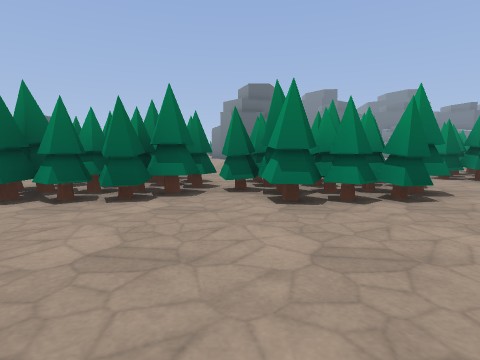
View 1 (above)

24 first-person views from a walk through a 3-D level made in the Godot game engine. The camera is 1.4 m above the floor, tilts 6° down and sees 80° across. The floor is counted in squares, 2 m on a side. Each view is taken from the middle of a square. On the plan, view 1 faces up. The plan holds only what a view shows up to about 10 squares ahead; the rest is blank. The place goes on beyond the plan. Flat picture figures and markers are left out. Some surface patterns are stand-ins.

View 2
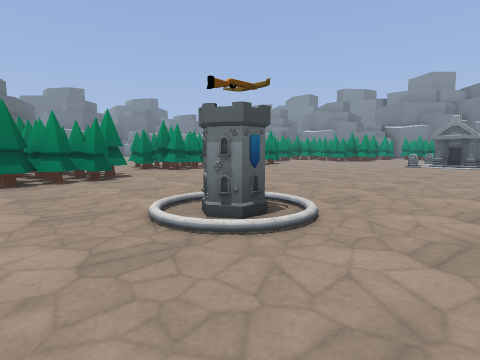

View 3
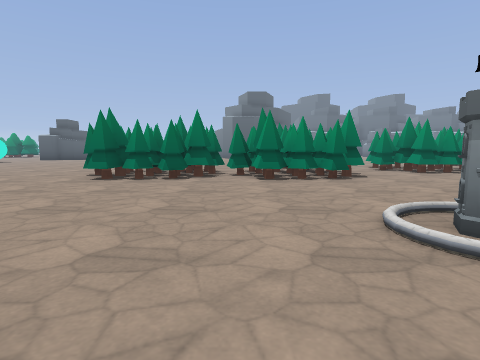

View 4
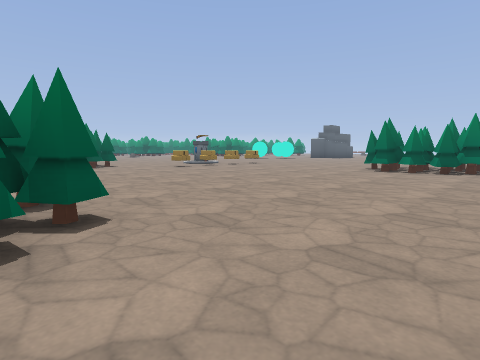

View 5
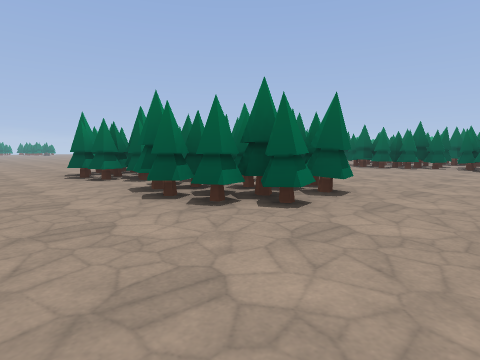

View 6
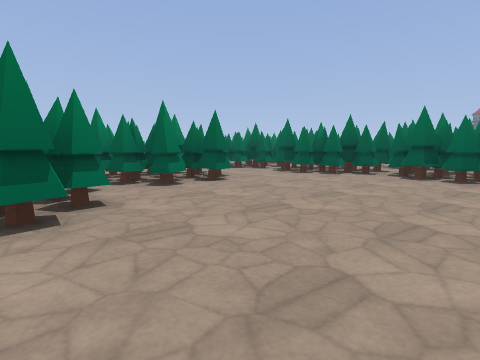

View 7
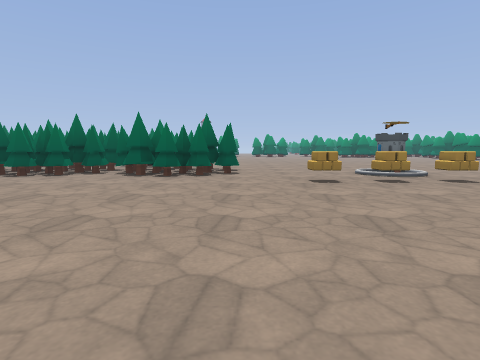

View 8
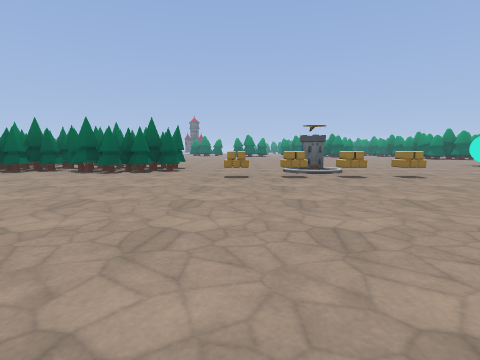

View 9
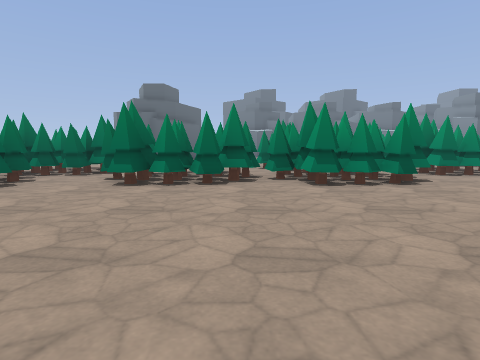

View 10
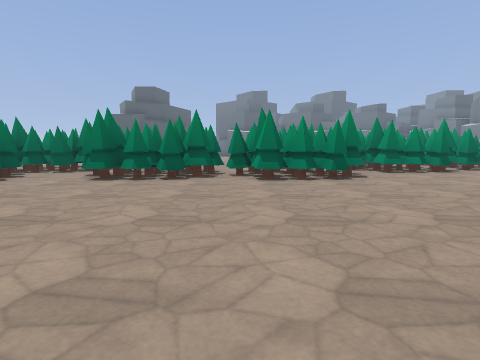

View 11
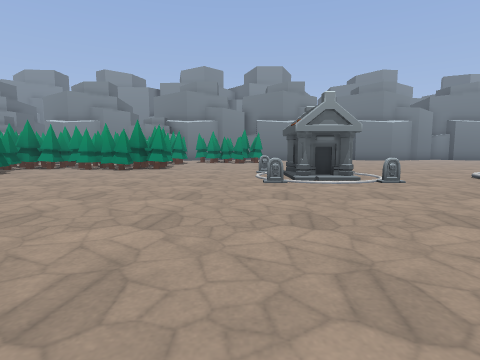

View 12
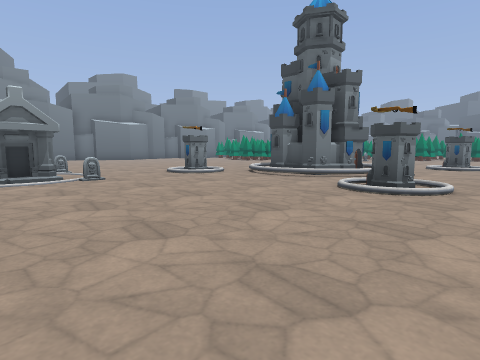

View 13
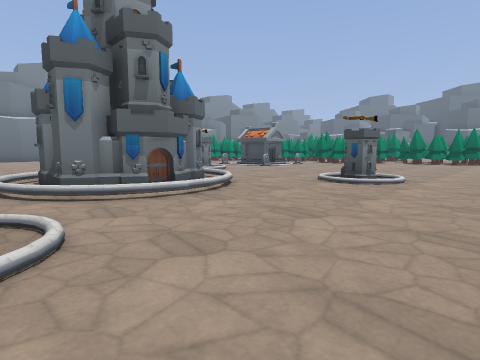

View 14
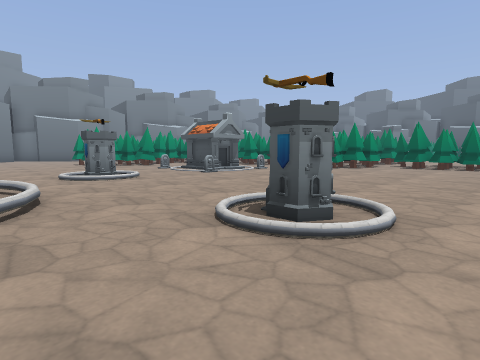

View 15
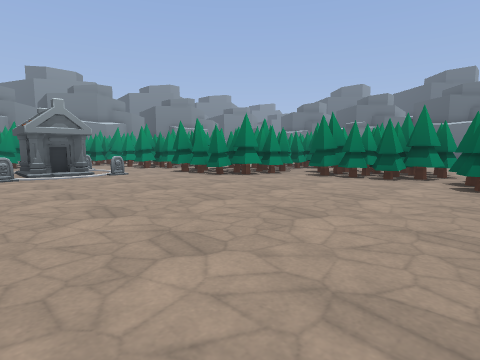

View 16
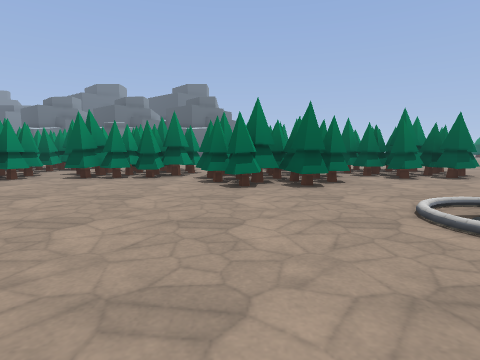

View 17
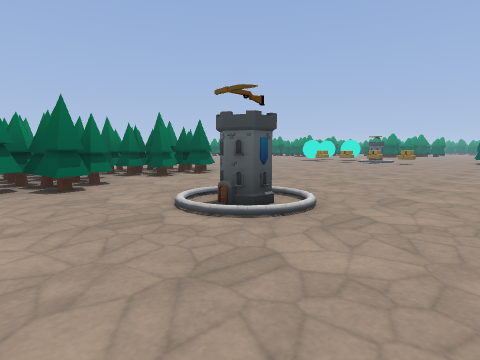

View 18
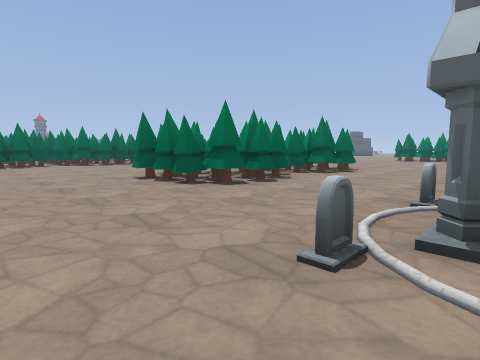

View 19
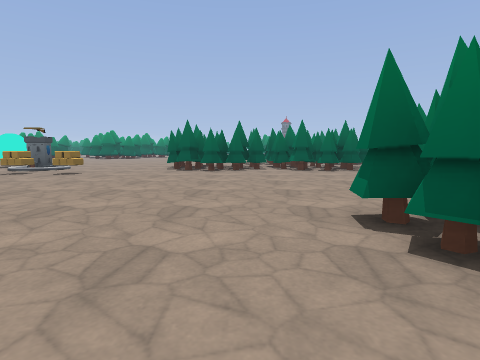

View 20
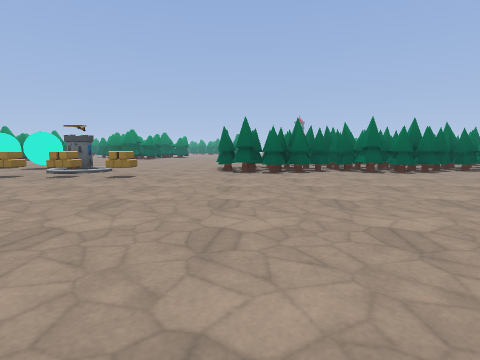

View 21
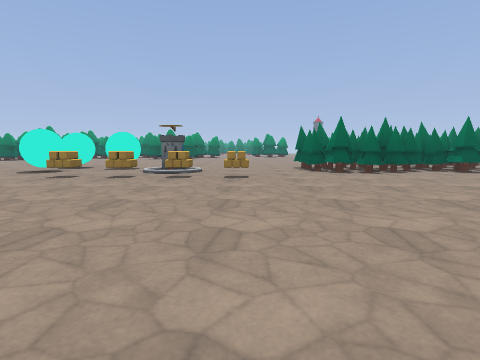

View 22
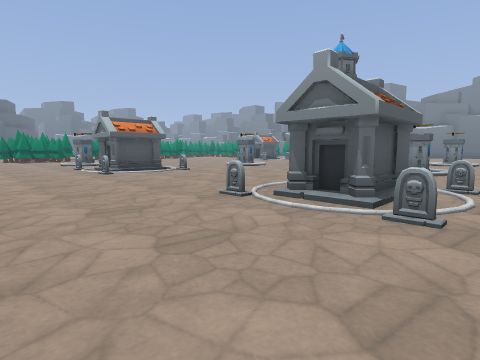

View 23
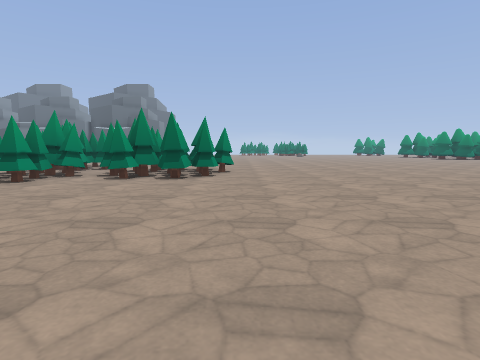

View 24
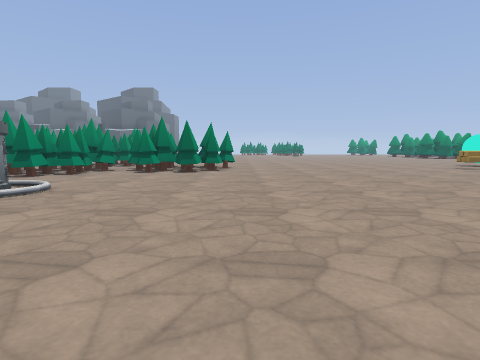

### Floor plan
Key: @ floor where view 1 was taken; # wall or solid block; x gap in a wall; . floor; / step, stairs or slope; = window, fence, low wall or low ledge; T tree; M tombstone; O other object.
Columns run from 13 left of view 1 to 17 right of it. Each row starts with its distance up from view 1.
 11                               T
 10                TT     .O   TTTT
  9 ..             TTT TT..TT TTTTT
  8 ...            TT.TTTTTTTT.TT..
  7 .... .... T .. T..TTTTTTTT.....
  6 .........TTTTTTTT..TT..TT.....T
  5 ...O.....TTTTTTTT.............T
  4  ..O......TT..TT...............
  3 .#.............................
  2 ...O...........................
  1 ...O...........................
  0 .............@.//.........M.#M
 -1 T..............#/......... ##
 -2 TT........................M. M
 -3 TT.............................
 -4 TT............     ............
 -5 T........TT... ##  ..#.....#...
 -6 TT......TTT...M.  ...#.....# ..
 -7 TT...TT.TTTT...........###.  ..
 -8 TT..TTTTTTT............##    ..
 -9 T.. TTTT TT............#
-10 TT..TTTTTTT............#
-11 TT.....TTTTT...................
-12 TT......TTT...M.   ..#.....#...
-13 T.......TT.... ##  ..#.....#
-14 TT............M.#M...........
-15 TT...........................
-16 TT........................M.#
-17 ...............//......... ##
-18 ...............#/.........M.
-19 ...O........................
-20 .........................TT.
-21 x#.O............TTT.....TTT
-22 .=.O.........TT.TTTTTTTTTT
-23 ............TTTTTTTTTTTTTT
-24 ...O........TTTTT  TTTT TTT

Positions as (right, up) in squares from view 1, and headings:
1: (0, 0), facing up
2: (0, -3), facing up-right
3: (0, -3), facing up
4: (0, -6), facing up-left
5: (0, -3), facing down-left
6: (-4, -2), facing down-left
7: (-4, -1), facing left
8: (-3, 1), facing left
9: (8, 0), facing up
10: (9, -1), facing up
11: (7, 1), facing right
12: (6, 0), facing down-right
13: (5, -6), facing down-right
14: (6, -10), facing down-right
15: (5, -15), facing down-right
16: (5, -15), facing down
17: (5, -15), facing down-left
18: (2, -16), facing up-left
19: (-2, -14), facing left
20: (-3, -16), facing left
21: (-3, -19), facing left
22: (-2, -15), facing up-right
23: (-2, -15), facing down
24: (-2, -13), facing down
